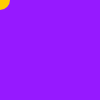
Frame 1 (no input)
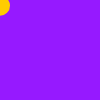
Frame 60 (no input)
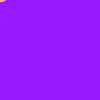
Frame 120 (the mouse pressed at the canvas centre since frame 60)

The p5.js sketch that drew these frames (run headless with seeded random() and noise() and a simulated clock; from frame 60 on, the mouse is pressed at the canvas centre):

// p5.js sketch
// ── sketch.js
var pdist = 100;
var t = 0;

function setup(){
  //noCanvas();
  frameRate(30);
  noStroke();
}

function draw(){
  background(150,25,255);
  fill(255, 204, 0);
  for(var x = 0; x<width; x+=pdist){
    for(var y = 0; y<height; y+=pdist){
      ellipse(x,15*Math.sin(t+x)+y,20,20);
    }
  }
  t = (t+.25)%6;
}

// ── shadingsquares.js
//TODO:
//  increase radius
//  add different colors
//  make it nicer

var sqsize = 5;

function setup(){
  createCanvas(windowWidth,windowHeight);
  frameRate(60);
}

function draw(){
  clear();
  //fillsquares(255);
  noStroke();
  var x = Math.floor((winMouseX - 100)/sqsize)*sqsize;
  var y = Math.floor((winMouseY - 100)/sqsize)*sqsize;
  for(x; x<winMouseX+100; x+=sqsize){
    for(y; y<winMouseY+100; y+=sqsize){
      var shading = dist(x,y,winMouseX,winMouseY)/100;
      var gray = shading*300;
      fill(Math.floor(gray));
      rect(x,y,sqsize,sqsize)
    }
    y = Math.round((winMouseY - 100)/sqsize)*sqsize;
  }
}

function fillsquares(f){
  fill(f);
  for(var x = 0; x<windowWidth; x+=sqsize){
    for(var y = 0; y<windowHeight; y+=sqsize){
      rect(x,y,sqsize,sqsize);
    }
  }
}

function dist(x1,y1,x2,y2){
  return Math.sqrt(square(x2-x1)+square(y2-y1))
}

function square(x){return x*x;}

// ── waves.js
var pdist = 100;
var t = 0;

function setup(){
  createCanvas(windowWidth,windowHeight);
  frameRate(30);
  noStroke();
}

function draw(){
  createCanvas(windowWidth,windowHeight);
  clear();
  background(150,25,255);
  fill(255, 204, 0);
  for(var x = 0; x<windowWidth; x+=pdist){
    for(var y = 0; y<windowHeight; y+=pdist){
      ellipse(x,15*Math.sin(t+x)+y,20,20);
    }
  }
  t = (t+.25)%6;
}
